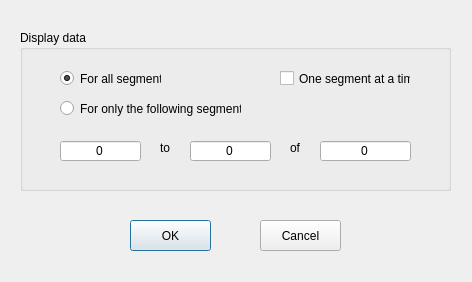
<?xml version="1.0" encoding="UTF-8"?>
<ui version="4.0">
 <class>MulrecDialog</class>
 <widget class="QDialog" name="MulrecDialog">
  <property name="windowModality">
   <enum>Qt::NonModal</enum>
  </property>
  <property name="enabled">
   <bool>true</bool>
  </property>
  <property name="geometry">
   <rect>
    <x>0</x>
    <y>0</y>
    <width>472</width>
    <height>282</height>
   </rect>
  </property>
  <property name="windowTitle">
   <string>Debug Multiple Records</string>
  </property>
  <property name="modal">
   <bool>true</bool>
  </property>
  <widget class="QSpinBox" name="spinBox_FromSeg">
   <property name="geometry">
    <rect>
     <x>60</x>
     <y>140</y>
     <width>81</width>
     <height>22</height>
    </rect>
   </property>
   <property name="alignment">
    <set>Qt::AlignCenter</set>
   </property>
   <property name="buttonSymbols">
    <enum>QAbstractSpinBox::NoButtons</enum>
   </property>
  </widget>
  <widget class="QSpinBox" name="spinBox_ToSeg">
   <property name="geometry">
    <rect>
     <x>190</x>
     <y>140</y>
     <width>81</width>
     <height>22</height>
    </rect>
   </property>
   <property name="alignment">
    <set>Qt::AlignCenter</set>
   </property>
   <property name="buttonSymbols">
    <enum>QAbstractSpinBox::NoButtons</enum>
   </property>
  </widget>
  <widget class="QSpinBox" name="spinBox_SegCount">
   <property name="geometry">
    <rect>
     <x>320</x>
     <y>140</y>
     <width>91</width>
     <height>22</height>
    </rect>
   </property>
   <property name="alignment">
    <set>Qt::AlignCenter</set>
   </property>
   <property name="readOnly">
    <bool>true</bool>
   </property>
   <property name="buttonSymbols">
    <enum>QAbstractSpinBox::NoButtons</enum>
   </property>
  </widget>
  <widget class="QLabel" name="label_To">
   <property name="geometry">
    <rect>
     <x>160</x>
     <y>140</y>
     <width>21</width>
     <height>16</height>
    </rect>
   </property>
   <property name="text">
    <string>to</string>
   </property>
  </widget>
  <widget class="QLabel" name="label_Of">
   <property name="geometry">
    <rect>
     <x>290</x>
     <y>140</y>
     <width>21</width>
     <height>16</height>
    </rect>
   </property>
   <property name="text">
    <string>of</string>
   </property>
  </widget>
  <widget class="QGroupBox" name="groupBox_DispData">
   <property name="geometry">
    <rect>
     <x>20</x>
     <y>30</y>
     <width>431</width>
     <height>161</height>
    </rect>
   </property>
   <property name="title">
    <string>Display data</string>
   </property>
   <widget class="QCheckBox" name="checkBox_OneSeg">
    <property name="geometry">
     <rect>
      <x>260</x>
      <y>40</y>
      <width>131</width>
      <height>17</height>
     </rect>
    </property>
    <property name="text">
     <string>One segment at a time</string>
    </property>
   </widget>
   <widget class="QRadioButton" name="radioButton_OnlySegs">
    <property name="geometry">
     <rect>
      <x>40</x>
      <y>70</y>
      <width>181</width>
      <height>17</height>
     </rect>
    </property>
    <property name="text">
     <string>For only the following segments</string>
    </property>
   </widget>
   <widget class="QRadioButton" name="radioButton_AllSegs">
    <property name="geometry">
     <rect>
      <x>40</x>
      <y>40</y>
      <width>101</width>
      <height>17</height>
     </rect>
    </property>
    <property name="text">
     <string>For all segments</string>
    </property>
    <property name="checked">
     <bool>true</bool>
    </property>
   </widget>
  </widget>
  <widget class="QPushButton" name="pushButton_Ok">
   <property name="geometry">
    <rect>
     <x>130</x>
     <y>220</y>
     <width>81</width>
     <height>31</height>
    </rect>
   </property>
   <property name="text">
    <string>OK</string>
   </property>
  </widget>
  <widget class="QPushButton" name="pushButton_Cancel">
   <property name="geometry">
    <rect>
     <x>260</x>
     <y>220</y>
     <width>81</width>
     <height>31</height>
    </rect>
   </property>
   <property name="text">
    <string>Cancel</string>
   </property>
  </widget>
  <zorder>groupBox_DispData</zorder>
  <zorder>spinBox_FromSeg</zorder>
  <zorder>spinBox_ToSeg</zorder>
  <zorder>spinBox_SegCount</zorder>
  <zorder>label_To</zorder>
  <zorder>label_Of</zorder>
  <zorder>pushButton_Ok</zorder>
  <zorder>pushButton_Cancel</zorder>
 </widget>
 <resources/>
 <connections>
  <connection>
   <sender>pushButton_Ok</sender>
   <signal>clicked()</signal>
   <receiver>MulrecDialog</receiver>
   <slot>s_Ok()</slot>
   <hints>
    <hint type="sourcelabel">
     <x>-1</x>
     <y>-1</y>
    </hint>
    <hint type="destinationlabel">
     <x>799</x>
     <y>399</y>
    </hint>
   </hints>
  </connection>
  <connection>
   <sender>pushButton_Cancel</sender>
   <signal>clicked()</signal>
   <receiver>MulrecDialog</receiver>
   <slot>s_Cancel()</slot>
   <hints>
    <hint type="sourcelabel">
     <x>-1</x>
     <y>-1</y>
    </hint>
    <hint type="destinationlabel">
     <x>799</x>
     <y>399</y>
    </hint>
   </hints>
  </connection>
  <connection>
   <sender>radioButton_AllSegs</sender>
   <signal>toggled(bool)</signal>
   <receiver>MulrecDialog</receiver>
   <slot>s_ModeChanged(bool)</slot>
   <hints>
    <hint type="sourcelabel">
     <x>-1</x>
     <y>-1</y>
    </hint>
    <hint type="destinationlabel">
     <x>799</x>
     <y>399</y>
    </hint>
   </hints>
  </connection>
 </connections>
 <slots>
  <slot>s_Ok()</slot>
  <slot>s_Cancel()</slot>
  <slot>s_ModeChanged(bool)</slot>
 </slots>
</ui>
